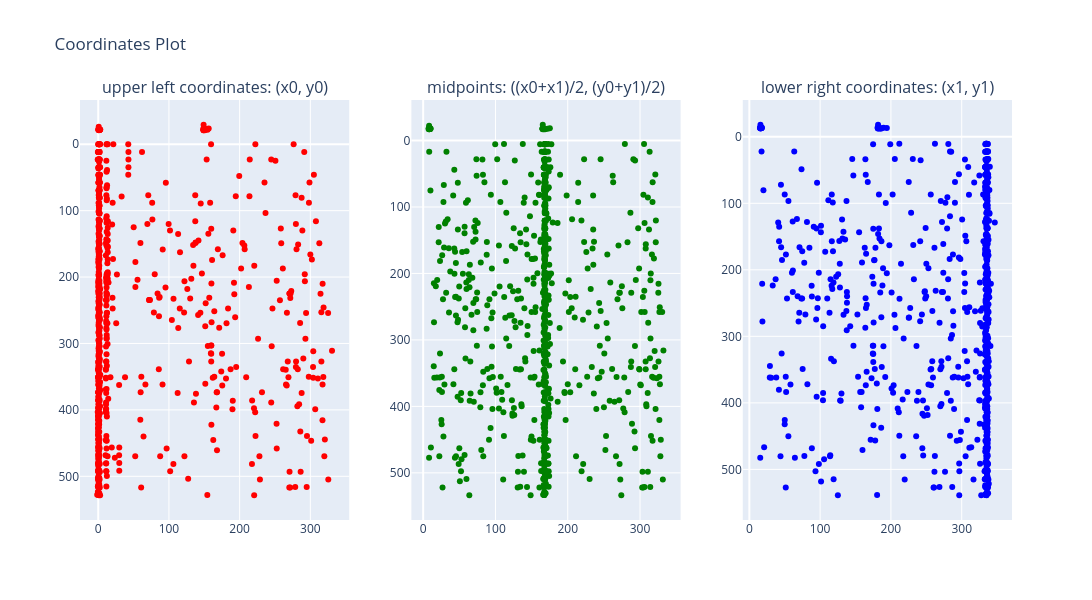

The notebook cell saved with this chart:
### Code cell
# adjust input to display: type == a-block and b-block for blocks, a-line and b-line for lines
vdf = regesta.processed_df[regesta.processed_df['type']=='b-line']
vdf = regesta.processed_df[regesta.processed_df['type']=='a-line']
#vdf = regesta.processed_df[(regesta.processed_df['type']=='a-line')|(regesta.processed_df['type']=='b-line')]
#vdf = vdf[(210 < vdf['print_page'])&(vdf['print_page'] < 220)]
#vdf = vdf[vdf['print_page']==277]

plot_coordinates(vdf)

### Figure 1 — Plotly figure (JSON) as saved in the notebook; plotly's stock layout.template omitted (floating-point values rounded to 4 significant figures; data arrays with more than 128 entries replaced by an {"elided": "..."} marker saying what was removed)
{"data": [{"hoverinfo": "text", "hovertemplate": "%{text}<br>x: %{x}<br>y: %{y}<extra></extra>", "marker": {"color": "red"}, "mode": "markers", "name": "(x0, y0)", "text": {"elided": "741 str values"}, "type": "scatter", "x": {"elided": "741 float values"}, "xaxis": "x", "y": {"elided": "741 float values"}, "yaxis": "y"}, {"hoverinfo": "text", "hovertemplate": "%{text}<br>x: %{x}<br>y: %{y}<extra></extra>", "marker": {"color": "green"}, "mode": "markers", "name": "((x0+x1)/2, (y0+y1)/2)", "text": {"elided": "741 str values"}, "type": "scatter", "x": {"elided": "741 float values"}, "xaxis": "x2", "y": {"elided": "741 float values"}, "yaxis": "y2"}, {"hoverinfo": "text", "hovertemplate": "%{text}<br>x: %{x}<br>y: %{y}<extra></extra>", "marker": {"color": "blue"}, "mode": "markers", "name": "(x1, y1)", "text": {"elided": "741 str values"}, "type": "scatter", "x": {"elided": "741 float values"}, "xaxis": "x3", "y": {"elided": "741 float values"}, "yaxis": "y3"}], "layout": {"annotations": [{"font": {"size": 16}, "showarrow": false, "text": "upper left coordinates: (x0, y0)", "x": 0.1444, "xanchor": "center", "xref": "paper", "y": 1, "yanchor": "bottom", "yref": "paper"}, {"font": {"size": 16}, "showarrow": false, "text": "midpoints: ((x0+x1)/2, (y0+y1)/2)", "x": 0.5, "xanchor": "center", "xref": "paper", "y": 1, "yanchor": "bottom", "yref": "paper"}, {"font": {"size": 16}, "showarrow": false, "text": "lower right coordinates: (x1, y1)", "x": 0.8556, "xanchor": "center", "xref": "paper", "y": 1, "yanchor": "bottom", "yref": "paper"}], "height": 600, "showlegend": false, "title": {"text": "Coordinates Plot"}, "width": 1400, "xaxis": {"anchor": "y", "domain": [0, 0.2889]}, "xaxis2": {"anchor": "y2", "domain": [0.3556, 0.6444]}, "xaxis3": {"anchor": "y3", "domain": [0.7111, 1]}, "yaxis": {"anchor": "x", "autorange": "reversed", "domain": [0, 1]}, "yaxis2": {"anchor": "x2", "autorange": "reversed", "domain": [0, 1]}, "yaxis3": {"anchor": "x3", "autorange": "reversed", "domain": [0, 1]}}}
